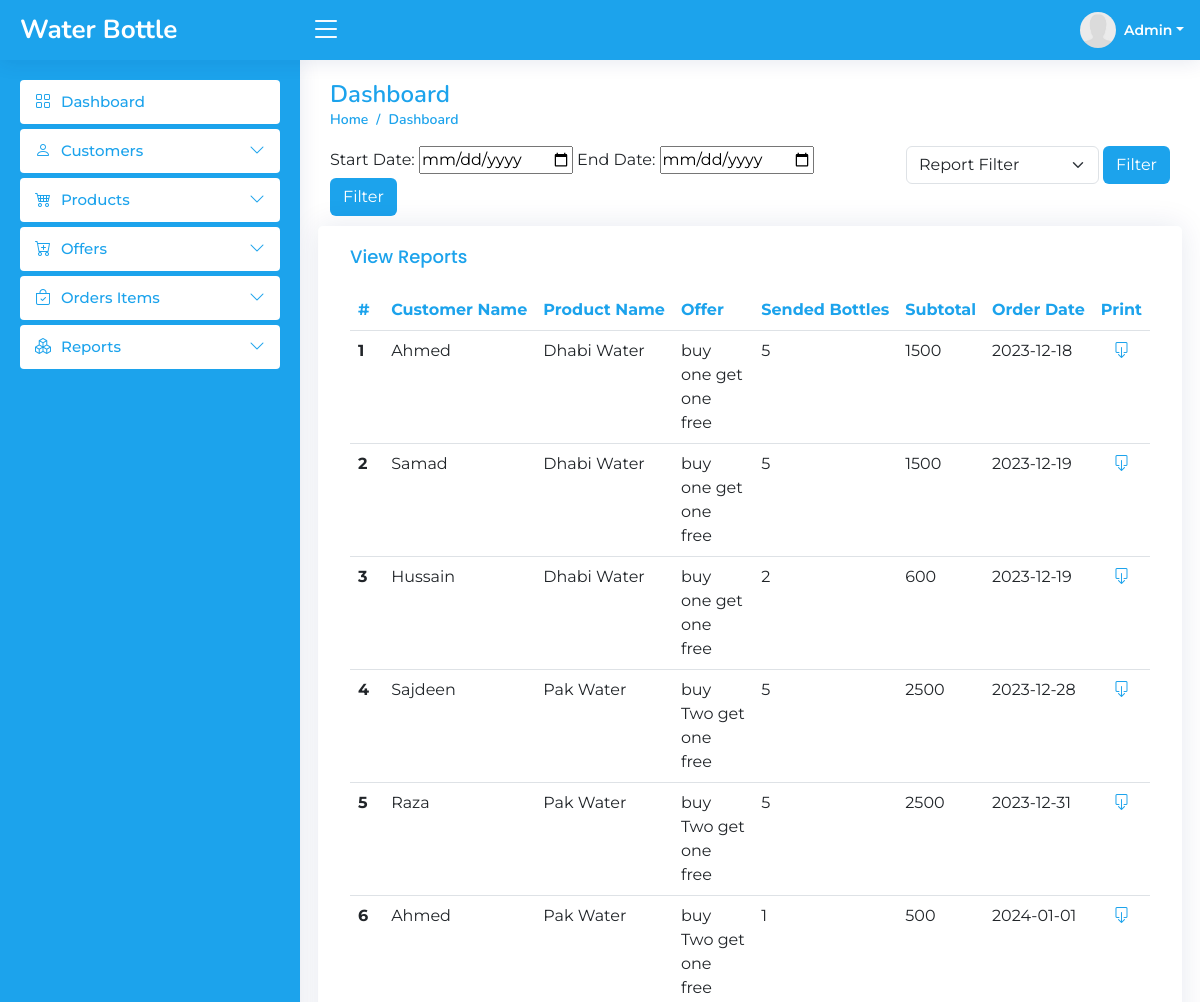
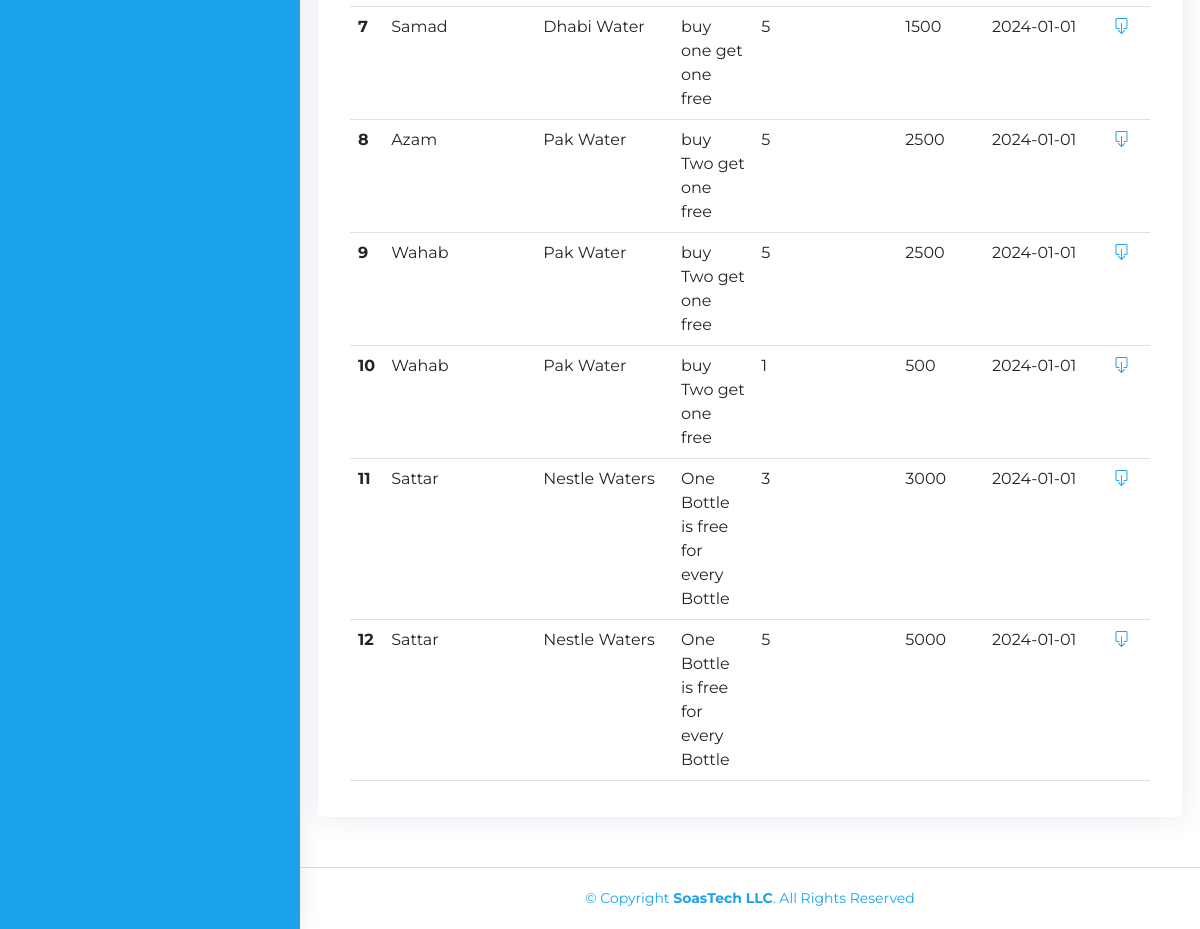
Page /Dashboard/viewreports.php (signed in) on the committed database (2 pictures, top to bottom).
### tables this page shows
CREATE TABLE `order_items` (
  `items_id` int(11) NOT NULL,
  `customer_id` int(11) NOT NULL,
  `product_id` int(11) NOT NULL,
  `offer` varchar(256) DEFAULT NULL,
  `orderdate` date DEFAULT NULL,
  `send_bottles` int(11) NOT NULL,
  `subtotal` int(11) NOT NULL,
  `received_bottles` int(11) NOT NULL
);

CREATE TABLE `customers` (
  `customer_id` int(11) NOT NULL,
  `firstname` varchar(50) NOT NULL,
  `lastname` varchar(50) NOT NULL,
  `email` varchar(50) NOT NULL,
  `phone_number` text NOT NULL,
  `address` varchar(50) NOT NULL,
  `product_id` int(11) DEFAULT NULL
);

CREATE TABLE `products` (
  `id` int(11) NOT NULL,
  `product_name` varchar(50) NOT NULL,
  `description` varchar(100) NOT NULL,
  `price` int(11) NOT NULL,
  `stock_quantity` int(11) NOT NULL
);

### Dashboard/viewreports.php (the view, shortened to what this page needs)
<?php
include("../conn.php");
if (isset($_SESSION['admin'])) {
  if ($_SERVER["REQUEST_METHOD"] == "POST" && isset($_POST['filter'])) {
    if ($_POST['filter_option'] === "this_week") {
      $query = "SELECT order_items.*, customers.lastname AS customer_name, products.product_name
          FROM order_items
          JOIN customers ON customers.customer_id = order_items.customer_id
          JOIN products ON products.id = order_items.product_id WHERE WEEK(order_items.orderdate) = WEEK(NOW()) AND YEAR(order_items.orderdate) = YEAR(NOW())";
      $query_run = mysqli_query($conn, $query);
    } elseif ($_POST['filter_option'] === "this_month") {
      $query = "SELECT order_items.*, customers.lastname AS customer_name, products.product_name
          FROM order_items
          JOIN customers ON customers.customer_id = order_items.customer_id
          JOIN products ON products.id = order_items.product_id WHERE MONTH(order_items.orderdate) = MONTH(NOW()) AND YEAR(order_items.orderdate) = YEAR(NOW())";
      $query_run = mysqli_query($conn, $query);
    } elseif ($_POST['filter_option'] === "this_year") {
      $query = "SELECT order_items.*, customers.lastname AS customer_name, products.product_name
          FROM order_items
          JOIN customers ON customers.customer_id = order_items.customer_id
          JOIN products ON products.id = order_items.product_id
          WHERE YEAR(order_items.orderdate) = YEAR(NOW())
          ";
      $query_run = mysqli_query($conn, $query);
    }
  } else {
    $query = "SELECT order_items.*, customers.lastname AS customer_name, products.product_name
    FROM order_items
    JOIN customers ON customers.customer_id = order_items.customer_id
    JOIN products ON products.id = order_items.product_id";
    $query_run = mysqli_query($conn, $query);
  }
  ?>
  <!DOCTYPE html>
  <html lang="en">
  <head>
    <link href="assets/vendor/bootstrap/css/bootstrap.min.css" rel="stylesheet">
    <link href="assets/vendor/bootstrap-icons/bootstrap-icons.css" rel="stylesheet">
    <link href="assets/vendor/boxicons/css/boxicons.min.css" rel="stylesheet">
    <link href="assets/vendor/quill/quill.snow.css" rel="stylesheet">
    <link href="assets/vendor/quill/quill.bubble.css" rel="stylesheet">
    <link href="assets/vendor/remixicon/remixicon.css" rel="stylesheet">
    <link href="assets/vendor/simple-datatables/style.css" rel="stylesheet">
    <link href="assets/css/style.css" rel="stylesheet">
  </head>
  <body>
    <?php
    include('./header.php');
    ?>
    <?php
    include('./sidebar.php');
    ?>
    <main id="main" class="main">
      <div class="pagetitle">
        <h1>Dashboard</h1>
        <nav>
          <ol class="breadcrumb">
            <li class="breadcrumb-item"><a href="index.php">Home</a></li>
            <li class="breadcrumb-item active">Dashboard</li>
          </ol>
        </nav>
        <div class="row justify-content-lg-start justify-content-center">
          <form action="#"
            class="col-lg-8 col-12 d-flex flex-sm-row flex-column flex-wrap justify-content-center justify-content-lg-start gap-1 align-items-center"
            method="POST">
            <div class="d-sm-block d-flex justify-content-between">
              <label for="start_date" class="">Start Date:</label>
              <input type="date" id="start_date" name="start_date" required>
            </div>
            <div class="d-sm-block d-flex justify-content-between">
              <label for="end_date">End Date:</label>
              <input type="date" id="end_date" name="end_date" required>
            </div>
            <button type="submit" class="btn samad-btn-color" name="filterbyname">Filter</button>
          </form>
          <form class="col-lg-4 col-sm-6 col-12 " action="#" method="POST">
            <div class="gap-1 d-flex ms-auto">
              <select name="filter_option" id="filter_option" class="form-select" required>
                <option value="">Report Filter</option>
              </select>
              <button type="submit" class="btn samad-btn-color" name="filter">Filter</button>
            </div>
          </form>
        </div>
      </div>
      <section class="section dashboard">
        <div class="row">
          <div class="col-lg-12">
            <div class="row">
              <div class="card">
                <div class="card-body">
                  <h5 class="card-title">View Reports</h5>
                  <table class="table table-hover datatable">
                    <thead class="samad-dashborad-header">
                      <tr>
                        <th scope="col">#</th>
                        <th scope="col">Customer Name</th>
                        <th scope="col">Product Name</th>
                        <th scope="col">Offer</th>
                        <th scope="col">Sended Bottles</th>
                        <th scope="col">Subtotal</th>
                        <th scope="col">Order Date</th>
                        <th scope="col">Print</th>
                      </tr>
                    </thead>
                    <tbody>
                      <?php
                      while ($row = mysqli_fetch_assoc($query_run)) {
                        ?>
                        <tr>
                          <th scope="row">
                            <?php echo $row['items_id'] ?>
                          </th>
                          <td>
                            <?php echo $row['customer_name'] ?>
                          </td>
                          <td>
                            <?php echo $row['product_name'] ?>
                          </td>
                          <td>
                            <?php echo $row['offer'] ?>
                          </td>
                          <td>
                            <?php echo $row['send_bottles'] ?>
                          </td>
                          <td>
                            <?php echo $row['subtotal'] ?>
                          </td>
                          <td>
                            <?php echo $row['orderdate'] ?>
                          </td>
                          <td class="text-center"><a href="./generate_invoice.php?id=<?php echo $row['items_id'] ?>"
                              target="_blank"><i class="bi bi-box-arrow-down"></i></a></td>
                        </tr>
                        <?php
                      }
                      ?>
                    </tbody>
                  </table>
                </div>
              </div>
            </div>
          </div>
        </div>
      </section>
    </main>
    <?php
    include('./footer.php');
    ?>
  </body>
  </html>
  <?php
} else {
  header("location:../admin.php");
}
?>

### Dashboard/assets/css/style.css (style rules this page uses)
:root { scroll-behavior: smooth; }
body { font-family: "Montserrat", sans-serif; }
a { color: #1CA3EC; text-decoration: none; }
.datatable a { color: #1CA3EC !important; text-decoration: none; }
h1, h2, h3, h4, h5, h6 { font-family: "Nunito", sans-serif; }
#main { margin-top: 60px; padding: 20px 30px; transition: all 0.3s; }
.pagetitle { margin-bottom: 10px; }
.pagetitle h1 { font-size: 24px; margin-bottom: 0; font-weight: 600; color: #1CA3EC; }
.samad-btn-color { color: white; background-color: #1CA3EC; }
.card { margin-bottom: 30px; border: none; border-radius: 5px; box-shadow: 0px 0 30px rgba(1, 41, 112, 0.1); }
.card-title { padding: 20px 0 15px 0; font-size: 18px; font-weight: 500; color: #1CA3EC; font-family: "Poppins", sans-serif; }
.table .samad-dashborad-header th { color: #1CA3EC; text-wrap: nowrap; }
.card-body { padding: 0 20px 20px 20px; width: 100%; overflow-x: auto; }
.breadcrumb { font-size: 14px; font-family: "Nunito", sans-serif; color: #1CA3EC; font-weight: 600; }
.breadcrumb a { color: #1CA3EC; transition: 0.3s; }
.breadcrumb .breadcrumb-item::before { color: #1CA3EC; }
.breadcrumb .active { color: #1CA3EC; font-weight: 600; }
@media (min-width: 1200px) { #main, #footer { margin-left: 300px; } }

### rows in the picture
order_items: items_id "1", customer.lastname "Ahmed", product.product_name "Dhabi Water", offer "buy one get one free", send_bottles "5", subtotal "1500", orderdate "2023-12-18"
order_items: items_id "2", customer.lastname "Samad", product.product_name "Dhabi Water", offer "buy one get one free", send_bottles "5", subtotal "1500", orderdate "2023-12-19"
order_items: items_id "3", customer.lastname "Hussain", product.product_name "Dhabi Water", offer "buy one get one free", send_bottles "2", subtotal "600", orderdate "2023-12-19"
order_items: items_id "4", customer.lastname "Sajdeen", product.product_name "Pak Water", offer "buy Two get one free", send_bottles "5", subtotal "2500", orderdate "2023-12-28"
order_items: items_id "5", customer.lastname "Raza", product.product_name "Pak Water", offer "buy Two get one free", send_bottles "5", subtotal "2500", orderdate "2023-12-31"
order_items: items_id "6", customer.lastname "Ahmed", product.product_name "Pak Water", offer "buy Two get one free", send_bottles "1", subtotal "500", orderdate "2024-01-01"
order_items: items_id "7", customer.lastname "Samad", product.product_name "Dhabi Water", offer "buy one get one free", send_bottles "5", subtotal "1500", orderdate "2024-01-01"
order_items: items_id "8", customer.lastname "Azam", product.product_name "Pak Water", offer "buy Two get one free", send_bottles "5", subtotal "2500", orderdate "2024-01-01"
order_items: items_id "9", customer.lastname "Wahab", product.product_name "Pak Water", offer "buy Two get one free", send_bottles "5", subtotal "2500", orderdate "2024-01-01"
order_items: items_id "10", customer.lastname "Wahab", product.product_name "Pak Water", offer "buy Two get one free", send_bottles "1", subtotal "500", orderdate "2024-01-01"
order_items: items_id "11", customer.lastname "Sattar", product.product_name "Nestle Waters", offer "One Bottle is free for every Bottle", send_bottles "3", subtotal "3000", orderdate "2024-01-01"
order_items: items_id "12", customer.lastname "Sattar", product.product_name "Nestle Waters", offer "One Bottle is free for every Bottle", send_bottles "5", subtotal "5000", orderdate "2024-01-01"
